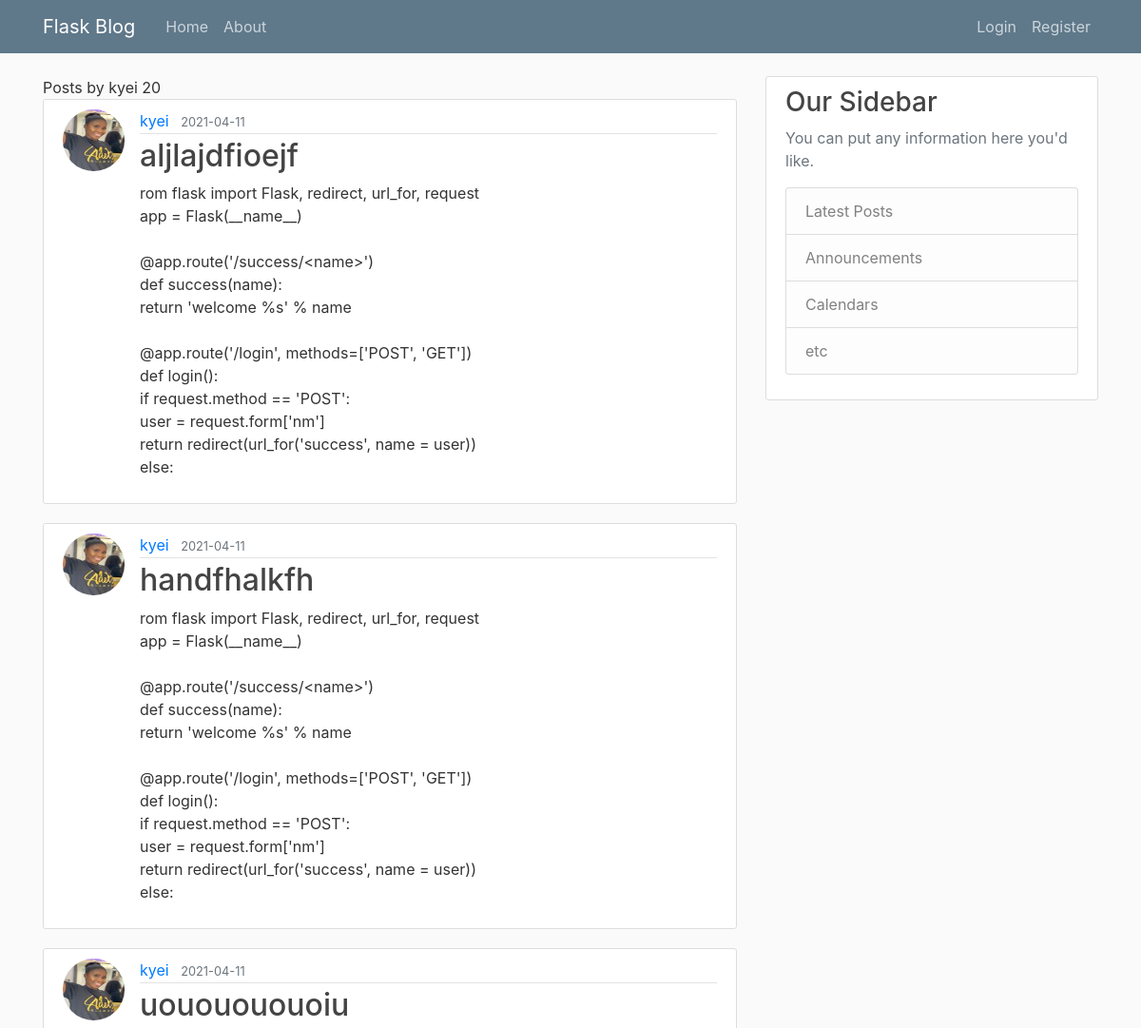
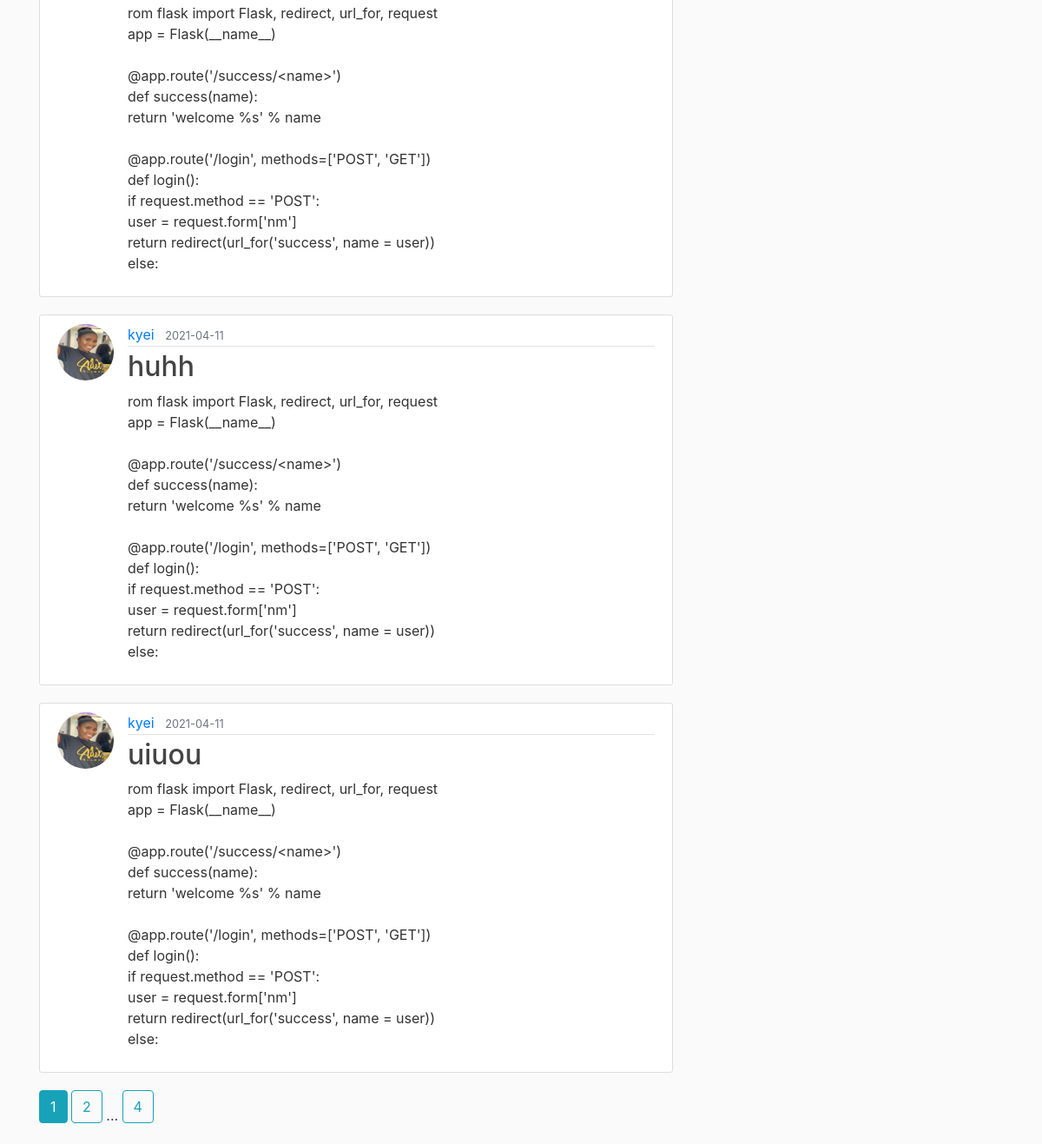
The page /user/kyei on the database its author committed (2 pictures, top to bottom).
### flaskblog/models.py (models this page shows, shortened)
class User(db.Model,UserMixin):  #class  User to take care of the user table
    id = db.Column(db.Integer, primary_key=True)
    username = db.Column(db.String(20), unique=True, nullable=False)
    email = db.Column(db.String(120), unique=True, nullable=False)
    image_file = db.Column(db.String(20), nullable=False, default='default.jpg')
    password = db.Column(db.String(60), nullable=False)
    posts = db.relationship('Post', backref='author', lazy=True)

class Post(db.Model):  #class Post to take care of the Post table
    id = db.Column(db.Integer, primary_key=True)
    title = db.Column(db.String(100), nullable=False)
    date_posted = db.Column(db.DateTime, nullable=False, default=datetime.utcnow)
    content = db.Column(db.Text, nullable=False)
    user_id = db.Column(db.Integer, db.ForeignKey('user.id'), nullable=False)

### flaskblog/routes.py (the view)
@app.route("/user/<string:username>")
def user_posts(username):
    page = request.args.get('page', 1, type=int)
    user = User.query.filter_by(username=username).first_or_404()
    posts = Post.query.filter_by(author=user)\
        .order_by(Post.date_posted.desc())\
        .paginate(page=page, per_page=5)
    return render_template('user_posts.html', posts=posts, user=user)

### flaskblog/templates/user_posts.html
{% extends "layout.html" %}
{% block content %}
    <Posts class = "mb-3">Posts by {{ user.username }} {{ posts.total }}</h1>
    {% for post in posts.items %}
        <article class="media content-section">
          <img class="rounded-circle article-img" src="{{ url_for('static', filename='profile_pics/' + post.author.image_file) }}">
          <div class="media-body">
            <div class="article-metadata">
              <a class="mr-2" href="{{ url_for('user_posts', username=post.author.username) }}">{{ post.author.username }}</a>
              <small class="text-muted">{{ post.date_posted.strftime('%Y-%m-%d') }}</small>
            </div>
            <h2><a class="article-title" href="{{ url_for('post', post_id=post.id) }}">{{ post.title }}</a></h2>
            <p class="article-content">{{ post.content }}</p>
          </div>
        </article>
    {% endfor %}
    {% for page_num in posts.iter_pages(left_edge=1, right_edge=1, left_current=1, right_current=2) %}
        {% if page_num %}
            {% if posts.page == page_num %}
                <a class="btn btn-info mb-4" href="{{ url_for('user_posts', username=user.username,page=page_num) }}">{{page_num}}</a>
            {% else %}
            <a class="btn btn-outline-info mb-4" href="{{ url_for('user_posts',username=user.username,page=page_num) }}">{{page_num}}</a>
            {% endif%}
        {% else %}
        ...
        {% endif%}
    {% endfor %}
{% endblock content %}

### flaskblog/static/main.css (style rules this page uses)
body { background: #fafafa; color: #333333; margin-top: 5rem; }
h1, h2, h3, h4, h5, h6 { color: #444444; }
.content-section { background: #ffffff; padding: 10px 20px; border: 1px solid #dddddd; border-radius: 3px; margin-bottom: 20px; }
.article-title { color: #444444; }
.article-content { white-space: pre-line; }
.article-img { height: 65px; width: 65px; margin-right: 16px; }
.article-metadata { padding-bottom: 1px; margin-bottom: 4px; border-bottom: 1px solid #e3e3e3 }

### rows shown on the page
User: username "kyei"
Post: image_file (placeholder picture), author.username "kyei", date_posted "2021-04-11", title "aljlajdfioejf", content "rom flask import Flask, redirect, url_for, request app = Flask(__name__) @app.route('/success/<name>') def success(name): return 'welcome %s' % name @app.route('/login', methods=['POST', 'GET']) def login(): if request.method == 'POST': user = request.form['nm'] return redirect(url_for('success', name = user)) else:"
Post: image_file (placeholder picture), author.username "kyei", date_posted "2021-04-11", title "handfhalkfh", content "rom flask import Flask, redirect, url_for, request app = Flask(__name__) @app.route('/success/<name>') def success(name): return 'welcome %s' % name @app.route('/login', methods=['POST', 'GET']) def login(): if request.method == 'POST': user = request.form['nm'] return redirect(url_for('success', name = user)) else:"
Post: image_file (placeholder picture), author.username "kyei", date_posted "2021-04-11", title "uououououoiu", content "rom flask import Flask, redirect, url_for, request app = Flask(__name__) @app.route('/success/<name>') def success(name): return 'welcome %s' % name @app.route('/login', methods=['POST', 'GET']) def login(): if request.method == 'POST': user = request.form['nm'] return redirect(url_for('success', name = user)) else:"
Post: image_file (placeholder picture), author.username "kyei", date_posted "2021-04-11", title "huhh", content "rom flask import Flask, redirect, url_for, request app = Flask(__name__) @app.route('/success/<name>') def success(name): return 'welcome %s' % name @app.route('/login', methods=['POST', 'GET']) def login(): if request.method == 'POST': user = request.form['nm'] return redirect(url_for('success', name = user)) else:"
Post: image_file (placeholder picture), author.username "kyei", date_posted "2021-04-11", title "uiuou", content "rom flask import Flask, redirect, url_for, request app = Flask(__name__) @app.route('/success/<name>') def success(name): return 'welcome %s' % name @app.route('/login', methods=['POST', 'GET']) def login(): if request.method == 'POST': user = request.form['nm'] return redirect(url_for('success', name = user)) else:"

### other values the page prints
{{ posts.total }} "20"
{{ page_num }} "1"
{{ page_num }} "2" "4"
